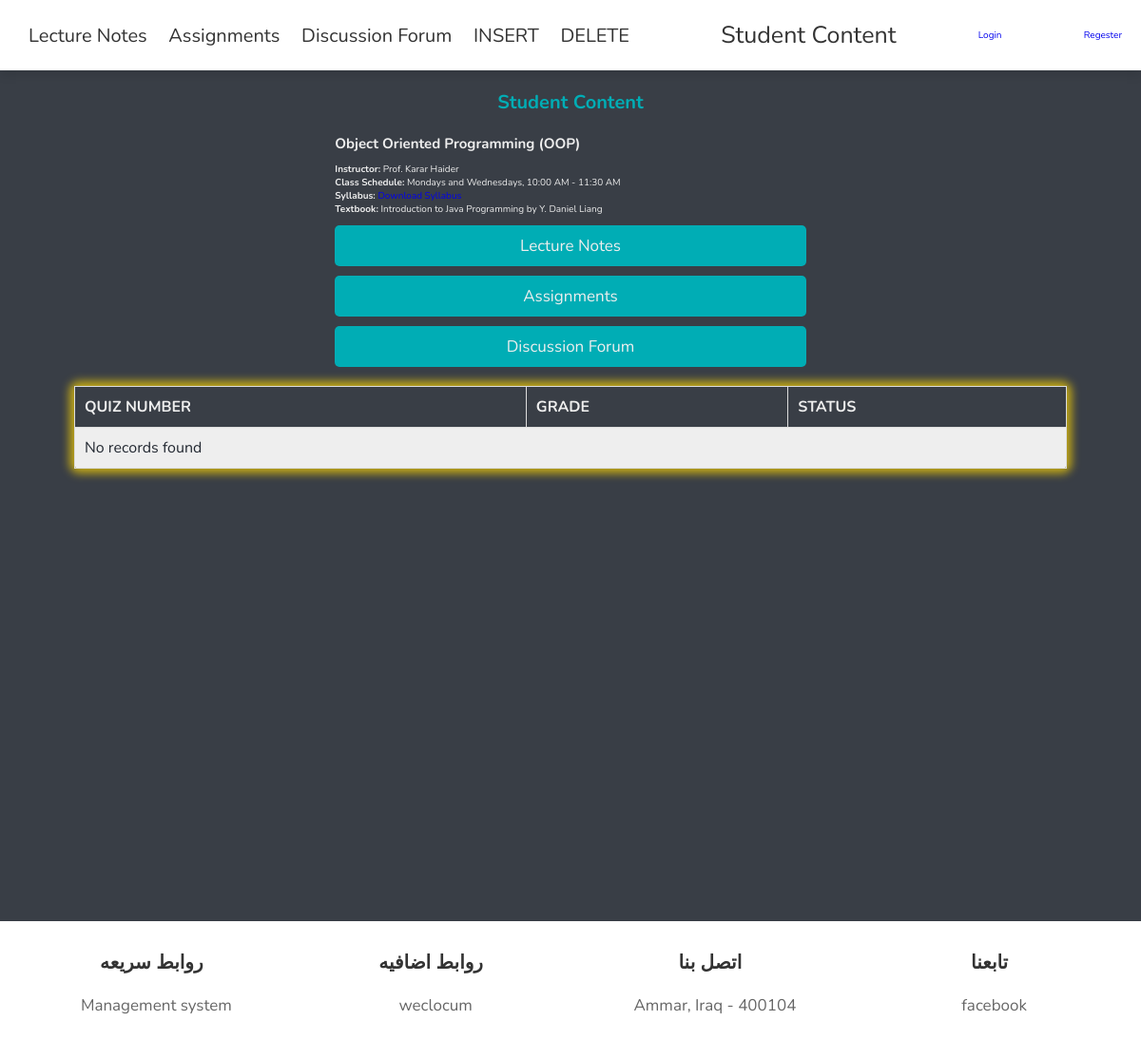
The app's page /std_home.php, older data.
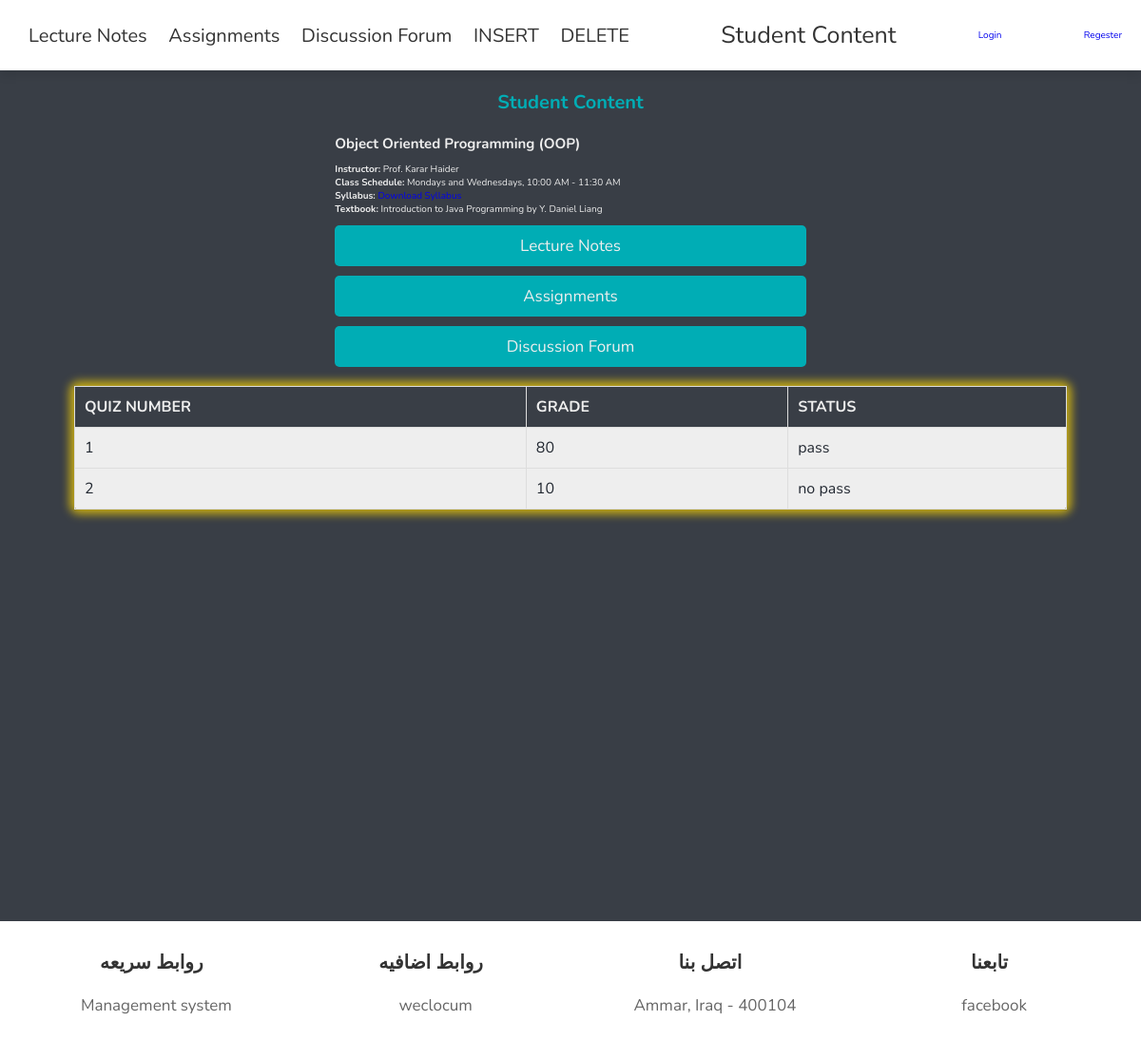
The same page, newer data.
### tables this page shows
CREATE TABLE `complete` (
  `id` int(11) NOT NULL,
  `GRADE` int(11) NOT NULL,
  `STATUS` varchar(20) NOT NULL
);

### std_home.php (the view, shortened to what this page needs)
<?php
include 'include/header.php';
?>
<?php
$servername = "localhost";
$username = "root";
$password = "";
$database = "quiz_system";
$conn = new mysqli($servername, $username, $password, $database);
$sql = "SELECT * FROM complete";
$result = $conn->query($sql);
?>
<!DOCTYPE html>
<html lang="en">
<head>
<link rel="stylesheet" href="css/style_foo.css">
</head>
<body>
    <div class="container">
        <h1>Student Content</h1>
        <div class="class-details">
            <h2>Object Oriented Programming (OOP)</h2>
            <p><strong>Instructor:</strong> Prof. Karar Haider</p>
            <p><strong>Class Schedule:</strong> Mondays and Wednesdays, 10:00 AM - 11:30 AM</p>
            <p><strong>Syllabus:</strong> <a href="#">Download Syllabus</a></p>
            <p><strong>Textbook:</strong> Introduction to Java Programming by Y. Daniel Liang</p>
            <a href="#" class="btn">Lecture Notes</a>
            <a href="#" class="btn">Assignments</a>
            <a href="#" class="btn">Discussion Forum</a>
        </div>
        <table>
            <thead>
                <tr>
                    <th>Quiz Number</th>
                    <th>Grade</th>
                    <th>Status</th>
                </tr>
            </thead>
            <tbody>
            <?php
    if ($result->num_rows > 0) {
      while ($row = $result->fetch_assoc()) {
        echo "<tr>";
        echo "<td>" . $row["id"] . "</td>";
        echo "<td>" . $row["GRADE"] . "</td>";
        echo "<td>" . $row["STATUS"] . "</td>";
        echo "</tr>";
      }
    } else {
      echo "<tr><td colspan='8'>No records found</td></tr>";
    }
    ?>
            </tbody>
        </table>
        <div class="lms-link">
            <a href="https://your-lms-url.com" target="_blank">Access Course Materials and Grades on LMS</a>
        </div>
    </div>
    <footer>Made by Karar Haider</footer>
</body>
</html>
<?php
include 'include/footer.php';
?>

### html/header.php (shortened to what this page needs)
<header class="header">
   <section class="flex">
   <nav class="navbar">
         <a href="#">Lecture Notes</a>
         <a href="#">Assignments</a>
         <a href="#">Discussion Forum</a>
         <a href="insert.php">INSERT</a>
         <a href="Delete.php">DELETE</a>
      </nav>
      <a href="std_home.php" class="logo">Student Content<span></span></a>
      <a href="login.php">Login</a>
      <a href="registration.php">Regester</a>
   </section>
</header>

### html/footer.php
<footer class="footer">
   <section class="grid">
      <div class="box">
         <h3>روابط سريعه</h3>
         <a href="#"> <i class="fas fa-angle-right"></i> Management system</a>
      </div>
      <div class="box">
         <h3>روابط اضافيه</h3>
         <a href="#"> <i class="fas fa-angle-right"></i> weclocum</a>
      </div>
      <div class="box">
         <h3>اتصل بنا</h3>
         <a href="#"><i class="fas fa-map-marker-alt"></i> Ammar, Iraq - 400104 </a>
      </div>
      <div class="box">
         <h3>تابعنا</h3>
         <a href="#"><i class="fab fa-facebook-f"></i>facebook</a>
      </div>
   </section>
</footer>

### css/style_foo.css (style rules this page uses)
:root { --main-color:#2980b9; --orange:#f39c12; --red:#393e46; --black:#333; --white:#fff; --light-color:#666; --light-bg:#eee; --border:.2rem solid var(--black); --box-shadow:0 .5rem 1rem rgba(0,0,0,.1); }
* { font-family: 'Nunito', sans-serif; margin:0; padding:0; box-sizing: border-box; outline: none; border:none; text-decoration: none; }
html { font-size: 62.5%; overflow-x: hidden; }
body { background-color: var(--light-bg); }
section { padding:2rem; max-width: 1200px; margin:0 auto; }
.btn, .delete-btn, .option-btn { display: block; width: 100%; margin-top: 1rem; border-radius: .5rem; padding:1rem 3rem; font-size: 1.7rem; text-transform: capitalize; color:var(--white); cursor: pointer; text-align: center; }
.btn { background-color: var(--main-color); }
.header { position: sticky; top:0; left:0; right:0; background-color: var(--white); box-shadow: var(--box-shadow); z-index: 1000; }
.header .flex { display: flex; align-items: center; justify-content: space-between; position: relative; }
.header .flex .logo { font-size: 2.5rem; color:var(--black); }
.header .flex .navbar a { margin:0 1rem; font-size: 2rem; color:var(--black); }
.footer { background-color: var(--white); }
.footer .grid { display: grid; grid-template-columns: repeat(auto-fit, minmax(27rem, 1fr)); gap:1.5rem; align-items: flex-start; }
.footer .grid .box h3 { font-size: 2rem; color:var(--black); margin-bottom: 2rem; text-transform: capitalize; }
.footer .grid .box a { display: block; margin:1.5rem 0; font-size: 1.7rem; color:var(--light-color); }
.footer .grid .box a i { padding-right: 1rem; color:var(--main-color); transition: .2s linear; }

### std_home.php (style rules this page uses)
body { font-family: 'Segoe UI', Tahoma, Geneva, Verdana, sans-serif; margin: 0; padding: 0; background-color: #f9f9f9; }
.container { width: 100%; height: 130vh; display: flex; flex-direction: column; justify-content: center; align-items: center; background-color: #393e46; color: #eeeeee; padding: 20px; }
h1 { margin-bottom: 20px; font-size: 2rem; color: #00adb5; }
table { width: 90%; border-collapse: collapse; margin-bottom: 20px; background-color: #eeeeee; color: #222831; border-radius: 5px; box-shadow: 0 0 10px 5px rgba(255, 215, 0, 0.7); transition: box-shadow 0.3s; }
th, td { border: 1px solid #dddddd; padding: 10px; text-align: left; }
th { background-color: #393e46; color: #eeeeee; font-weight: bold; text-transform: uppercase; }
.class-details { margin-bottom: 20px; }
.class-details h2 { margin-bottom: 10px; }
.btn { display: inline-block; padding: 10px 20px; background-color: #00adb5; color: #eeeeee; text-decoration: none; border-radius: 5px; transition: background-color 0.3s, color 0.3s; margin-right: 10px; }
.lms-link { margin-top: auto; }
.lms-link a { color: #00adb5; text-decoration: none; font-weight: bold; transition: color 0.3s; }
footer { width: 100%; background-color: #222831; color: #eeeeee; text-align: center; padding: 10px 0; position: fixed; bottom: 0; left: 0; }

Row changes from the older to the newer data that the page shows:
added complete: id "1", GRADE "80", STATUS "pass"
added complete: id "2", GRADE "10", STATUS "no pass"
Text that changed along with them:
text no longer shown: "No records found"
